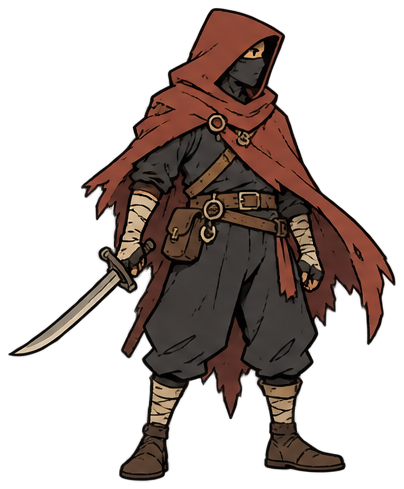
#> input picture game/art/storybook/bandit.png, 404 x 489 px, given in place of tree_oak.png, which was not available
$ python make_settlement_medallions.py ../art/storybook/bandit.png ../art/storybook/bush_berry.png
#> lines starting #> are read from the running program, lines starting #| are printed output that depends on the picture; pictures that were not available may be replaced by others from this repository, and a replacement may not be noted
# Медальоны поселений для общей карты (Huzzah 2026-10-23, референс ): круглая картинка поселения в рамке,
# сверху знамя с гербом (знамя рисует world/settlements.gd кодом). Картинка — по уровню развития:
#   0 стоянка (палатка у костра), 1 форт, 2 деревня, 3 бург, 4 город, 5 большой город.
# Собирается из спрайтов art/storybook (комикс-набор) и простых фигур, тонируется в сепию, как на референсе.
# Генератора изображений нет: это коллаж из готовых спрайтов, не рисунок художника.
# Запуск: python3 make_settlement_medallions.py <папка art/storybook> <папка вывода>
import math, os, random, sys
from PIL import Image, ImageDraw, ImageFilter, ImageOps, ImageChops

ART, OUT = sys.argv[1], sys.argv[2]
os.makedirs(OUT, exist_ok=True)
N = 640                    # сторона картинки
R = 300                    # радіус кола картинки (рамка — до краю)
C = N // 2
INK = (52, 36, 24, 255)
_cache = {}


def sprite(name, h):
	if name not in _cache:
		_cache[name] = Image.open(os.path.join(ART, name + '.png')).convert('RGBA')
	im = _cache[name]
	w = max(1, round(im.width * h / im.height))
	return im.resize((w, h), Image.LANCZOS)


def put(img, name, cx, foot, h, flip=False):
	s = sprite(name, h)
	if flip:
		s = ImageOps.mirror(s)
	img.alpha_composite(s, (round(cx - s.width / 2), round(foot - s.height)))


def background(img, ground_y):
	d = ImageDraw.Draw(img)
	for y in range(N):
		t = y / N
		if y < ground_y:
			col = (round(236 - 30 * t), round(222 - 34 * t), round(190 - 40 * t), 255)
		else:
			k = (y - ground_y) / (N - ground_y)
			col = (round(170 - 40 * k), round(140 - 38 * k), round(98 - 30 * k), 255)
		d.line([(0, y), (N, y)], fill=col)
	# Далекі пагорби
	pts = [(0, ground_y)]
	for x in range(0, N + 1, 20):
		pts.append((x, ground_y - 22 - 18 * math.sin(x / 70.0) - 10 * math.sin(x / 23.0)))
	pts.append((N, ground_y))
	d.polygon(pts, fill=(176, 152, 112, 255), outline=None)


def tent(img, cx, foot, w):
	d = ImageDraw.Draw(img)
	h = w * 0.72
	top = (cx, foot - h)
	d.polygon([(cx - w / 2, foot), top, (cx + w / 2, foot)], fill=(214, 196, 158, 255), outline=INK)
	d.polygon([(cx - w * 0.14, foot), (cx, foot - h * 0.62), (cx + w * 0.14, foot)], fill=(70, 52, 36, 255), outline=INK)
	d.line([top, (cx, foot - h - w * 0.14)], fill=INK, width=4)
	for sx in (-1, 1):
		d.line([(cx + sx * w * 0.5, foot), (cx + sx * w * 0.62, foot + 6)], fill=INK, width=3)
		d.line([(cx + sx * w * 0.18, foot - h * 0.75), (cx + sx * w * 0.7, foot + 4)], fill=(90, 70, 50, 255), width=2)
	for k in range(1, 4):
		y = foot - h * k / 4
		x = (h * (1 - k / 4)) / h * w / 2
		d.line([(cx - x + 6, y), (cx - x * 0.35, y + 4)], fill=(150, 128, 92, 255), width=2)


def campfire(img, cx, foot, s):
	d = ImageDraw.Draw(img)
	for a in (-25, 25, 0):
		r = math.radians(a)
		dx, dy = math.sin(r) * s, math.cos(r) * s * 0.25
		d.line([(cx - dx, foot + dy), (cx + dx, foot - dy)], fill=(96, 64, 40, 255), width=max(3, round(s * 0.18)))
	for k in range(7):
		a = math.radians(k * 360 / 7)
		d.ellipse([cx + math.cos(a) * s * 0.75 - s * 0.14, foot + math.sin(a) * s * 0.22 - s * 0.1,
			cx + math.cos(a) * s * 0.75 + s * 0.14, foot + math.sin(a) * s * 0.22 + s * 0.1], fill=(120, 112, 100, 255), outline=INK)
	d.polygon([(cx - s * 0.42, foot - 2), (cx - s * 0.2, foot - s * 0.9), (cx, foot - s * 0.5), (cx + s * 0.12, foot - s * 1.25),
		(cx + s * 0.3, foot - s * 0.6), (cx + s * 0.44, foot - 2)], fill=(232, 150, 52, 255), outline=INK)
	d.polygon([(cx - s * 0.2, foot - 2), (cx - s * 0.05, foot - s * 0.55), (cx + s * 0.1, foot - s * 0.75), (cx + s * 0.22, foot - 2)], fill=(250, 214, 110, 255))
	# Дим
	for k in range(4):
		r = s * (0.16 + k * 0.07)
		x, y = cx + s * 0.1 + k * s * 0.18, foot - s * 1.35 - k * s * 0.42
		d.ellipse([x - r, y - r, x + r, y + r], fill=(150, 140, 128, 90 - k * 15))


# [77 lines left out: functions palisade, stone_wall, finish, not called in this run]


def level(n):
#> called with n = 0
	img = Image.new('RGBA', (N, N), (0, 0, 0, 0))
#> img: PIL image 640x640 RGBA; every value is 0
	gy = 380 if n == 0 else 300
	background(img, gy)
	if n == 0:
		put(img, 'tree_oak', 470, 400, 250)
#> in sprite, im is the input picture: PIL image 404x489 RGBA; mean R, G, B, A 64.6, 43.2, 34.4, 97.4
#> in sprite, `return im.resize((w, h), Image.LANCZOS)`:
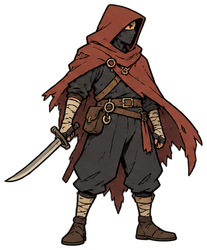
#> returned value: PIL image 207x250 RGBA; mean R, G, B, A 32.2, 21.8, 18.1, 97.4; transparent parts drawn white
		put(img, 'tree_light', 140, 370, 190, flip=True)
#> call 2 of put, with name = 'tree_light', cx = 140, foot = 370, h = 190, flip = True
#> call 2 of sprite, with name = 'tree_light', h = 190
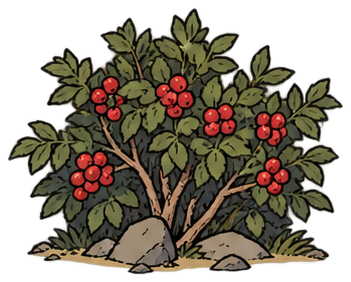
#> input picture game/art/storybook/bush_berry.png, 351 x 282 px, given in place of tree_light.png, which was not available
#> in sprite, im is the input picture: PIL image 351x282 RGBA; mean R, G, B, A 55.4, 46.9, 31.9, 151.7
#> in sprite (call 2), `return im.resize((w, h), Image.LANCZOS)`:
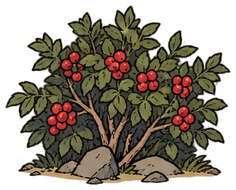
#> returned value: PIL image 236x190 RGBA; mean R, G, B, A 53.2, 45.1, 31, 151.8; transparent parts drawn white
#> in put (call 2), `s = ImageOps.mirror(s)`:
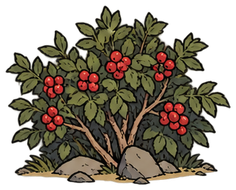
#> s: PIL image 236x190 RGBA; mean R, G, B, A 53.2, 45.1, 31, 151.8; transparent parts drawn white
		put(img, 'rock', 520, 470, 80)
#> call 3 of sprite, with name = 'rock', h = 80
#> in sprite (call 3), `return im.resize((w, h), Image.LANCZOS)`:
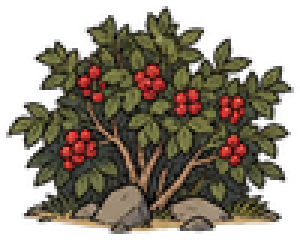
#> returned value: PIL image 100x80 RGBA (shown 3 times larger); mean R, G, B, A 53.9, 45.6, 31.1, 152; transparent parts drawn white
		tent(img, 260, 470, 240)
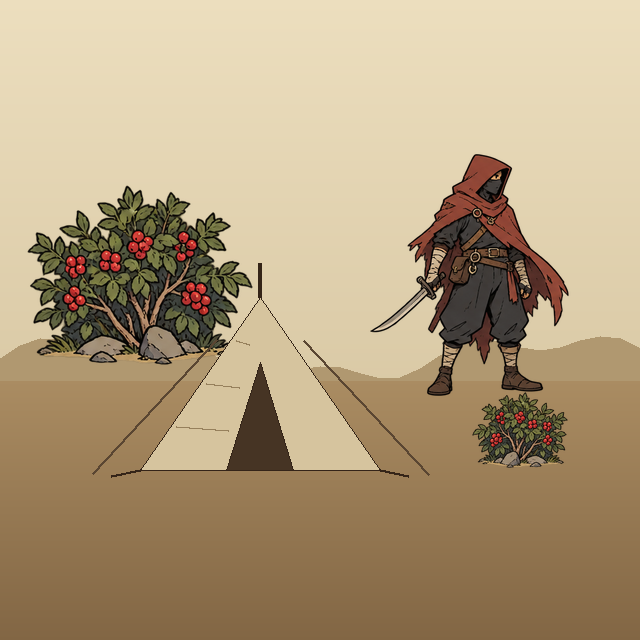
#> img: PIL image 640x640 RGBA; mean R, G, B, A 178, 157.3, 124.3, 255
		campfire(img, 410, 505, 90)
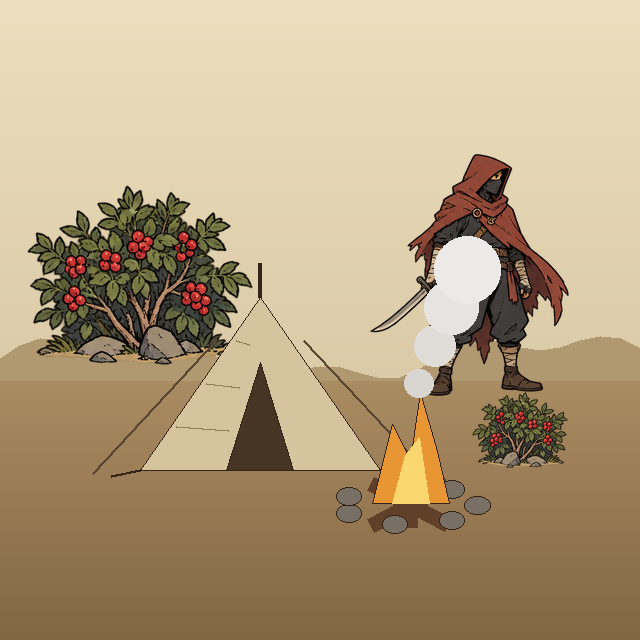
#> img: PIL image 640x640 RGBA; mean R, G, B, A 179.2, 158.4, 125, 251.5; transparent parts drawn white
		put(img, 'traveler', 500, 525, 130)
		return finish(img)
	# Задній ряд
	if n >= 5:
		put(img, 'temple', 200, 300, 230)
	if n >= 4:
		put(img, 'hall', 420 if n >= 5 else 330, 300, 250)
	if n >= 3:
		put(img, 'healer', 120 if n >= 5 else 160, 345, 150)
		put(img, 'house', 540, 340, 140, flip=True)
	put(img, 'tree_oak', 560 if n < 3 else 80, 330, 200)
	# Середній ряд
	if n >= 2:
		put(img, 'smithy', 170, 420, 170)
		put(img, 'stall', 470, 420, 120)
	put(img, 'inn', 340 if n < 2 else 320, 430 if n < 3 else 440, 210)
	if n >= 3:
		put(img, 'house', 490, 470, 150)
		put(img, 'house', 110, 470, 140, flip=True)
	if n == 1:
		put(img, 'house', 500, 470, 120, flip=True)    # халупа героя
		put(img, 'tree_light', 140, 450, 170)
	if n == 2:
		put(img, 'house', 510, 480, 130, flip=True)
		put(img, 'well', 90, 480, 90)
	# Стіна
	if n >= 4:
		stone_wall(img, 610, h=78, towers=(120, 520))
	else:
		palisade(img, 560 + (0 if n >= 3 else 10), h=78 if n >= 2 else 64)
	return finish(img)


for n, name in enumerate(['m0_camp', 'm1_ostrog', 'm2_sloboda', 'm3_posad', 'm4_gorod', 'm5_bolshoy_gorod']):
#> (the run stopped early here; a loop or call above may not have finished)
